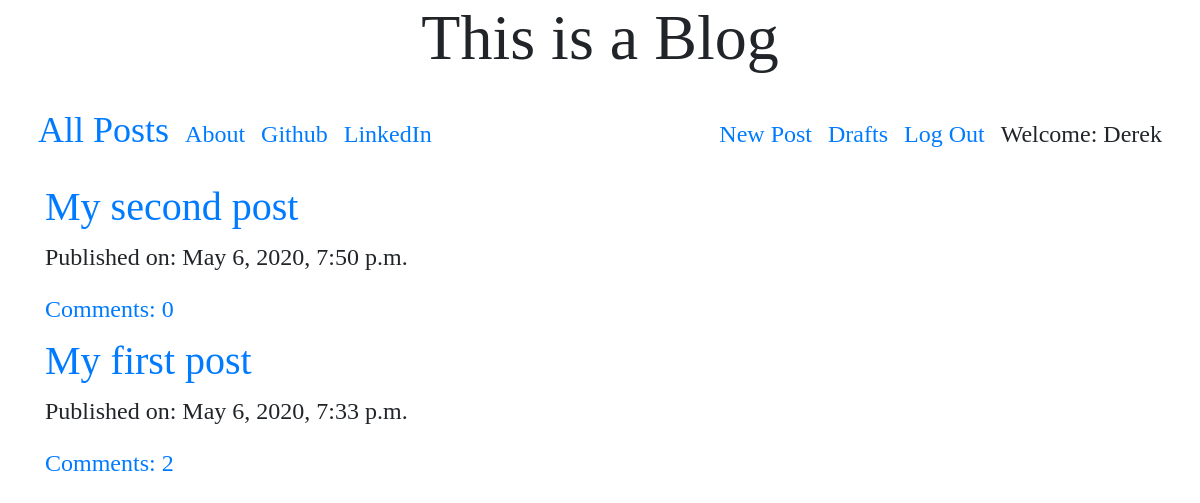
The app's page / (signed in) with its own data.
### blog/models.py (models this page shows, shortened)
class Post(models.Model):
    author = models.ForeignKey('auth.User', on_delete=models.CASCADE)
    title = models.CharField(max_length=200)
    text = models.TextField()
    create_date = models.DateTimeField(default=timezone.now)
    published_date = models.DateTimeField(blank=True,null=True)
    def approve_comments(self):
        return self.comments.filter(approved_comment=True)

### blog/views.py (the view)
# urls.py: path('',views.PostListView.as_view(),name='post_list'),
class PostListView(ListView):
    model = Post
    def get_queryset(self):
        return Post.objects.filter(published_date__lte=timezone.now()).order_by('-published_date')

### blog/templates/blog/post_list.html
{% extends "blog/base.html" %}
{% block content %}
<div class="centerstage">
  {% for post in post_list %}
  <div class="post techfont">
    <h1><a href="{% url 'post_detail' pk=post.pk %}">{{ post.title }}</a></h1>
    <div class="date">
      <p>Published on: {{post.published_date}}</p>
    </div>
    <a href="{% url 'post_detail' pk=post.pk %}">Comments: {{post.approve_comments.count}}</a>
  </div>
  {% endfor %}
</div>
{% endblock %}

### blog/templates/blog/base.html (shortened to what this page needs)
<!DOCTYPE html>
{% load static %}
<html lang="en" dir="ltr">
  <head>
    <link rel="stylesheet" href="https://stackpath.bootstrapcdn.com/bootstrap/4.4.1/css/bootstrap.min.css">
    <link href="https://stackpath.bootstrapcdn.com/font-awesome/4.7.0/css/font-awesome.min.css" rel="stylesheet">
    <link rel="stylesheet" href="//cdn.jsdelivr.net/npm/medium-editor@latest/dist/css/medium-editor.min.css" type="text/css" media="screen" charset="utf-8">
    <link rel="stylesheet" href="{% static 'css/blog.css' %}">
  </head>
  <body>
    <div class="container">
      <h1 class="techfont main-header">This is a Blog</h1>
    </div>
    <nav class="navbar navbar-expand techfont custom-navbar">
      <div class="container d-flex align-items-baseline">
        <ul class="nav navbar-nav d-flex align-items-baseline">
          <li><a class='nav-link bigbrand' href="{% url 'post_list' %}">All Posts</a></li>
          <li><a class="nav-link" href="{% url 'about_test' %}">About</a></li>
          <li><a class="nav-link" href="https://www.github.com">Github</a></li>
          <li><a class="nav-link" href="https://www.linkedin.com">LinkedIn</a></li>
        </ul>
        <ul class="nav navbar-nav navbar-right d-flex align-items-baseline">
        {% if user.is_authenticated %}
          <li><a class="nav-link" href="{% url 'post_new' %}">New Post</a></li>
          <li><a class="nav-link" href="{% url 'post_draft_list' %}">Drafts</a></li>
          <li><a class="nav-link" href="{% url 'logout' %}">Log Out</a></li>
          <li><a class="nav-link" >Welcome: {{user.username}}</a></li>
        {% else %}
          <li><a class="nav navbar-right" href="{% url 'login' %}"><span class='fa fa-user'></span>
          </a></li>
        {% endif %}
        </ul>
      </div>
    </nav>
    <div class="content container">
      <div class="row">
        <div class="col-md-8">
          <div class="blog_posts">
            {% block content %}
            {% endblock %}
          </div>
        </div>
      </div>
    </div>
  </body>
</html>

### blog/static/css/blog.css (style rules this page uses)
.techfont { font-family: 'Playfair Display', serif; font-size: 1.5em; margin-bottom: 10px; }
.main-header { font-size: 4em; text-align: center; }
.centerstage { margin-left: auto; margin-right: auto; }
.bigbrand { font-size: 1.5em; }

### records on screen
Post: title "My second post", published_date "May 6, 2020, 7:50 p.m.", approve_comments.count "0"
Post: title "My first post", published_date "May 6, 2020, 7:33 p.m.", approve_comments.count "2"

### other values on screen
{{ user.username }} "Derek"
